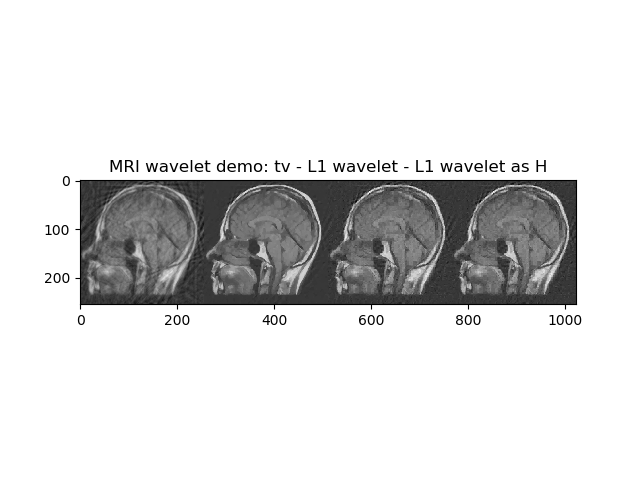

Write Python code to recreate this figure.
import numpy as np
from scipy import sparse
import sys
import random as rd
import matplotlib.pyplot as plt
from PIL import Image
import waveletDec as wd
import IAFNNESTA
import IAFNNesterov

def help():
    return '''
Here we compare the tv reconstruction with the L1 reconstruction in the wavelet domain
IAFNNesterov also allows to use transformations instead of filters, and we show that 
it present the same results as L1 wavelet reconstruction

'''
print(help())
def rgb2gray(rgb):
    return np.dot(rgb[...,:3], [0.2989, 0.5870, 0.1140])
def GetNotNansPos(x):
    x=x.reshape((-1,1))
    get_not_nan = lambda xs: [i for (y, i) in zip(xs, range(len(xs))) if y==y]
    return get_not_nan(x)
def AdjointSampling(x,pos,origShape):
    y = np.empty(origShape)
    y[:]=np.nan
    y=y.reshape((-1,1))
    y[pos]=x    
    y=y.reshape(origShape)
    from scipy import interpolate

    array = np.ma.masked_invalid(y)    
    xx, yy = np.meshgrid(np.arange(0, origShape[0]),np.arange(0, origShape[1]))

    x1 = xx[~array.mask]
    y1 = yy[~array.mask]
    newarr = array[~array.mask]

    y = interpolate.griddata((x1, y1), newarr.ravel(),
                          (xx, yy),
                             method='linear')

    return y.reshape((-1,1))

# Parameters
# ----------

import k_space
import radial
brain= np.array(Image.open('data/head256.png').convert('L').resize((256,256)))/255
idx=radial.radial2D(40,brain.shape)
#print(type(idx))
A=lambda x: k_space.k_space_sampling(x,brain.shape,idx)
At=lambda x: k_space.adjoint(x,brain.shape,idx)
b=A(brain)
x0=At(b).reshape(brain.shape).real

pattern=np.random.permutation(brain.size)
U=lambda x: wd.WavDec(x,brain.shape,decLevel=3,family='haar',randperm=pattern)
Ut=lambda x: wd.WavRec(x,brain.shape,decLevel=3,family='haar',randperm=pattern)
xw=np.reshape(U(brain),brain.shape)

import time
t=time.time()
xrtv=IAFNNESTA.IAFNNESTA(b,A=A,At=At,H='tv',sig_size=brain.shape,verbose=0,maxit=1000).real
print(time.time()-t)
t=time.time()
xrwav=IAFNNESTA.IAFNNESTA(b,A=A,At=At,U=U,Ut=Ut,sig_size=brain.shape,verbose=0,maxit=1000).real
print(time.time()-t)
t=time.time()
xrwav_as_h=IAFNNesterov.IAFNNesterov(b,A=A,At=At,H=U,Ht=Ut,verbose=0,maxit=1000)[0].real.reshape(brain.shape)
print(time.time()-t)

plt.title('MRI wavelet demo: tv - L1 wavelet - L1 wavelet as H')
plt.imshow(np.hstack((x0,xrtv,xrwav,xrwav_as_h)),cmap='gray')
plt.savefig('demo_wavelet.png')

plt.show()

